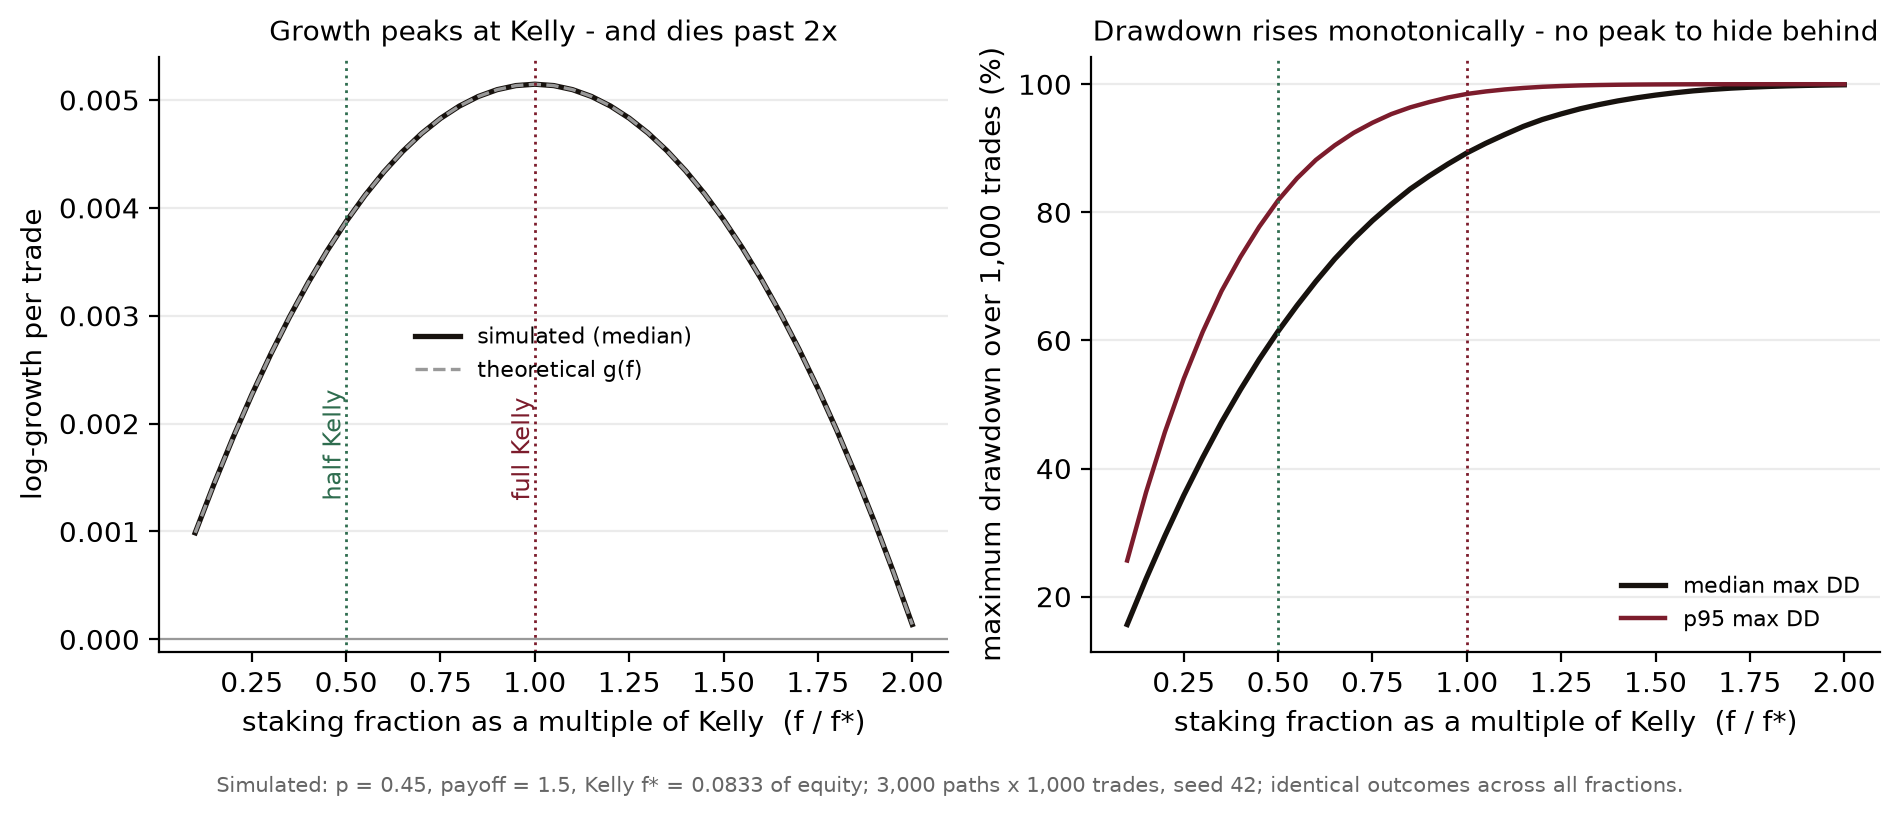

Python code for this plot:
"""
Figure 1 - Growth and drawdown as a function of the Kelly fraction.

Didactic, fully simulated (no market data). ONE fixed trade distribution is
declared up front: hit rate p = 0.45, payoff b = 1.5 (winners are +1.5 R,
losers are -1 R on the stake), so the per-trade edge is p*b - q = 0.125 per
unit staked and the Kelly fraction is f* = p - q/b = 0.0833 of equity.
A single matrix of win/loss outcomes (seed 42) is reused across all staking
fractions, so every curve sees exactly the same luck and differs only in
sizing. Median terminal growth and the median / 95th-percentile maximum
drawdown are reported against f/f*.

No parameter search: p, b, T, N and the seed are fixed in advance; the point
of the figure is the shape of the curves, not the specific strategy.

Reproducible:
    python fig_sizing_curves.py     # numpy, matplotlib only
"""
import os
import numpy as np
import matplotlib
matplotlib.use("Agg")
import matplotlib.pyplot as plt

HERE = os.path.dirname(os.path.abspath(__file__))

P, B = 0.45, 1.5                    # hit rate, payoff ratio (fixed in advance)
Q = 1.0 - P
F_STAR = P - Q / B                  # Kelly fraction of equity per trade
T = 1000                            # trades per path
N = 3000                            # Monte-Carlo paths
rng = np.random.default_rng(42)
wins = rng.random((N, T)) < P       # ONE outcome matrix, reused for every f

fracs = np.linspace(0.1, 2.0, 39)   # multiples of Kelly
med_growth, med_dd, p95_dd = [], [], []
for m in fracs:
    f = m * F_STAR
    logret = np.where(wins, np.log1p(B * f), np.log1p(-f))
    cum = np.cumsum(logret, axis=1)
    runmax = np.maximum.accumulate(np.maximum(cum, 0.0), axis=1)
    dd = 1.0 - np.exp(cum - runmax)              # drawdown in equity terms
    maxdd = dd.max(axis=1)
    med_growth.append(np.median(cum[:, -1]))
    med_dd.append(np.median(maxdd))
    p95_dd.append(np.percentile(maxdd, 95))
med_growth = np.array(med_growth); med_dd = np.array(med_dd); p95_dd = np.array(p95_dd)

# theoretical growth rate per trade
g_theory = P * np.log1p(B * fracs * F_STAR) + Q * np.log1p(-fracs * F_STAR)


def stats_at(mult):
    f = mult * F_STAR
    logret = np.where(wins, np.log1p(B * f), np.log1p(-f))
    cum = np.cumsum(logret, axis=1)
    runmax = np.maximum.accumulate(np.maximum(cum, 0.0), axis=1)
    maxdd = (1.0 - np.exp(cum - runmax)).max(axis=1)
    return (np.median(np.exp(cum[:, -1])), np.median(maxdd),
            np.percentile(maxdd, 95), np.mean(np.exp(cum[:, -1]) < 1.0))


full = stats_at(1.0)
half = stats_at(0.5)

fig, axes = plt.subplots(1, 2, figsize=(9.6, 3.9))
ax = axes[0]
ax.plot(fracs, med_growth / T, "-", color="#17120e", lw=1.9,
        label="simulated (median)")
ax.plot(fracs, g_theory, "--", color="#999999", lw=1.2, label="theoretical g(f)")
ax.axvline(1.0, color="#7c1c2c", lw=1.0, ls=":")
ax.axvline(0.5, color="#2f6d4f", lw=1.0, ls=":")
ax.annotate("full Kelly", xy=(1.0, g_theory.max() * 0.25), fontsize=8.5,
            color="#7c1c2c", rotation=90, va="bottom", ha="right")
ax.annotate("half Kelly", xy=(0.5, g_theory.max() * 0.25), fontsize=8.5,
            color="#2f6d4f", rotation=90, va="bottom", ha="right")
ax.axhline(0, color="#999", lw=0.8)
ax.set_xlabel("staking fraction as a multiple of Kelly  (f / f*)")
ax.set_ylabel("log-growth per trade")
ax.set_title("Growth peaks at Kelly - and dies past 2x", fontsize=10)
ax.legend(fontsize=8, frameon=False)
ax = axes[1]
ax.plot(fracs, 100 * med_dd, "-", color="#17120e", lw=1.9, label="median max DD")
ax.plot(fracs, 100 * p95_dd, "-", color="#7c1c2c", lw=1.6, label="p95 max DD")
ax.axvline(1.0, color="#7c1c2c", lw=1.0, ls=":")
ax.axvline(0.5, color="#2f6d4f", lw=1.0, ls=":")
ax.set_xlabel("staking fraction as a multiple of Kelly  (f / f*)")
ax.set_ylabel("maximum drawdown over 1,000 trades (%)")
ax.set_title("Drawdown rises monotonically - no peak to hide behind", fontsize=10)
ax.legend(fontsize=8, frameon=False)
for ax in axes:
    for s in ("top", "right"):
        ax.spines[s].set_visible(False)
    ax.grid(True, axis="y", alpha=0.25)
fig.text(0.5, -0.03,
         f"Simulated: p = {P}, payoff = {B}, Kelly f* = {F_STAR:.4f} of equity; "
         f"{N:,} paths x {T:,} trades, seed 42; identical outcomes across all fractions.",
         ha="center", fontsize=7.6, color="#666")
plt.tight_layout()
OUT = os.path.join(HERE, "fig_sizing_curves.png")
fig.savefig(OUT, dpi=200, bbox_inches="tight")
print("wrote", OUT)
print(f"f_star={F_STAR:.4f} edge_per_unit={P*B-Q:.3f}")
print(f"full Kelly : median terminal multiple x{full[0]:.0f}  medianDD={full[1]*100:.0f}%  "
      f"p95DD={full[2]*100:.0f}%  P(end<start)={full[3]*100:.1f}%")
print(f"half Kelly : median terminal multiple x{half[0]:.0f}  medianDD={half[1]*100:.0f}%  "
      f"p95DD={half[2]*100:.0f}%  P(end<start)={half[3]*100:.1f}%")
g_full = P * np.log1p(B * F_STAR) + Q * np.log1p(-F_STAR)
g_half = P * np.log1p(B * 0.5 * F_STAR) + Q * np.log1p(-0.5 * F_STAR)
print(f"g(full)={g_full:.6f}/trade g(half)={g_half:.6f}/trade "
      f"half/full growth ratio={g_half/g_full*100:.0f}%")
